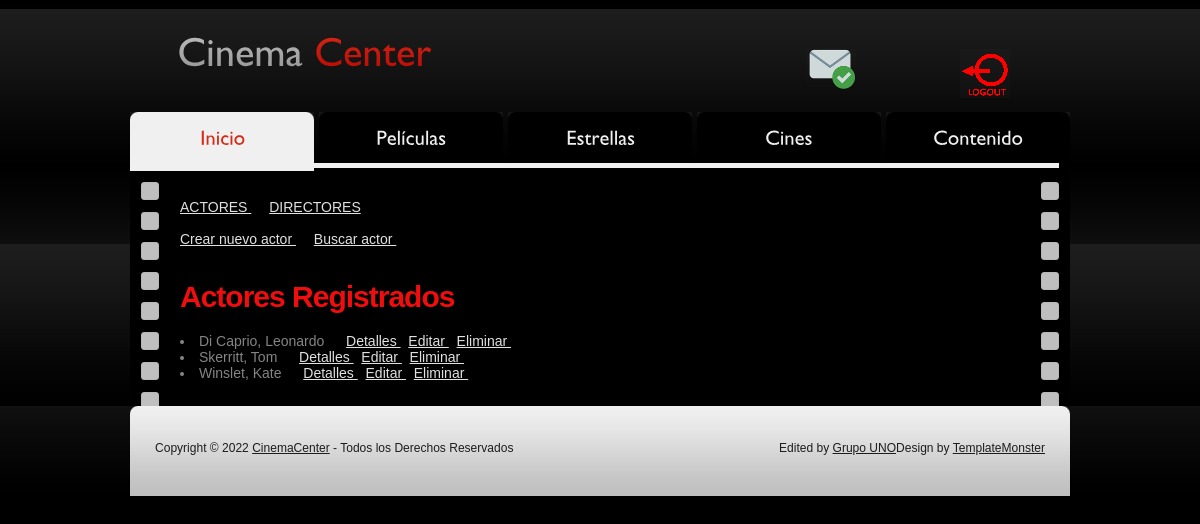
Before: /cineproyecto/all-actors-list/ (signed in) with the older database file.
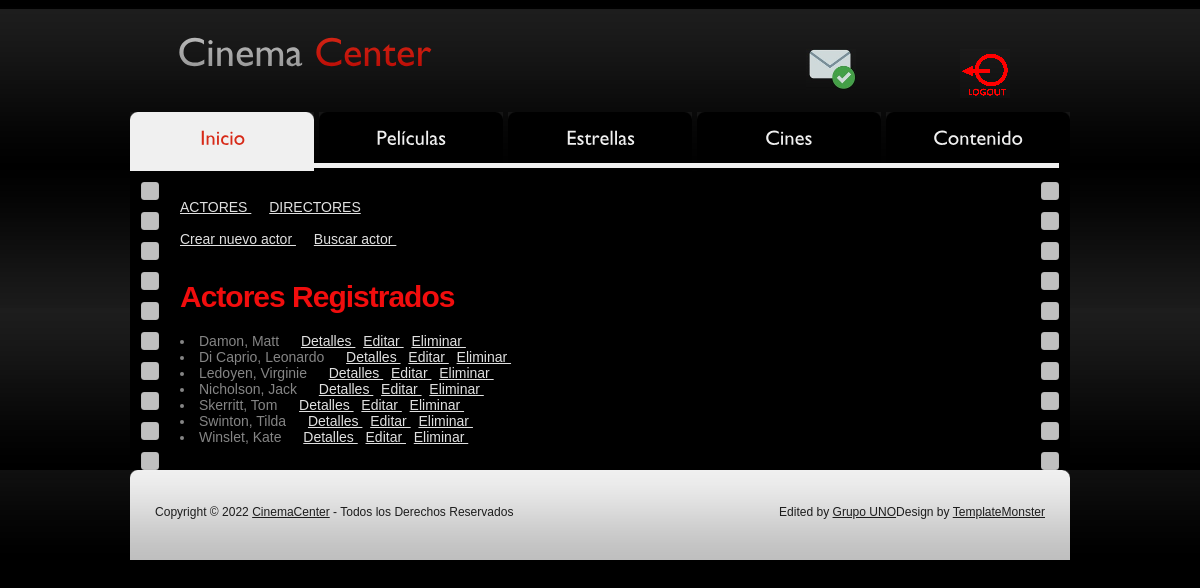
After: the same page with the newer database file.
### cineproyecto/models.py (models this page shows)
class Actors(models.Model):
    name = models.CharField("Nombre",max_length=30)
    surname = models.CharField("Apellido",max_length=30)
    nac = models.CharField("Nacionalidad",max_length=30)
    birth_date = models.DateField("Nacimiento")
    def __str__(self) -> str:
        return f"{self.surname}, {self.name}"
    class Meta:
        verbose_name = "Actor"
        verbose_name_plural = "Actores"
        ordering = ["surname"]

### cineproyecto/views.py (the view)
# urls.py: path('all-actors-list/', Allactorslist.as_view(), name = 'Actorslist'),
class Allactorslist (ListView):
    model = Actors
    template_name = "all-actors-list.html"
    def get_queryset(self):
        return Actors.objects.order_by('surname')

### cineproyecto/templates/all-actors-list.html
{% extends 'main-template.html' %}
    {% block contenido %}
    <body>
    <div class="tail-top">
        <div class="tail-bottom">
            <div id="main">
                <div id="content">
                    <div class="line-hor"></div>
                    <div class="box">
                      <div class="border-right">
                        <div class="border-left">
                          <div class="inner">
                            <a href="{% url 'Actorslist' %}"> ACTORES </a> &emsp;
                            <a href="{% url 'Directorslist' %}"> DIRECTORES </a>
                        <BR></BR>
                        {% if request.user.is_staff %}
                            <a href='{% url "Actors" %}' color="black">Crear nuevo actor </a> &emsp;
                        {% endif %}
                        <a href='{% url "FindActor" %}'>Buscar actor </a> &emsp;
                        <br><br><br>
                        <h4> Actores Registrados </h4>
                        {% for actor in object_list%}
                            <li>
                                {{actor}} &emsp;
                                <a href='{% url "ActorDetail" actor.id %}'> Detalles </a> &nbsp;
                                {% if request.user.is_staff %}
                                <a href='{% url "ActorEdit" actor.id %}'> Editar </a> &nbsp;
                                <a href='{% url "ActorDelete" actor.id %}'> Eliminar </a> &nbsp;
                                {% endif  %}
                            </li>
                        {% endfor %}
                            </div>
                        </div>
                    </div>
                </div>
                </div>
            </div>
        </div>
    </div>
    </body>
    {% endblock contenido %}

Changed rows visible on the page:
added Actors: surname+name "Damon, Matt"
added Actors: surname+name "Ledoyen, Virginie"
added Actors: surname+name "Nicholson, Jack"
added Actors: surname+name "Swinton, Tilda"
